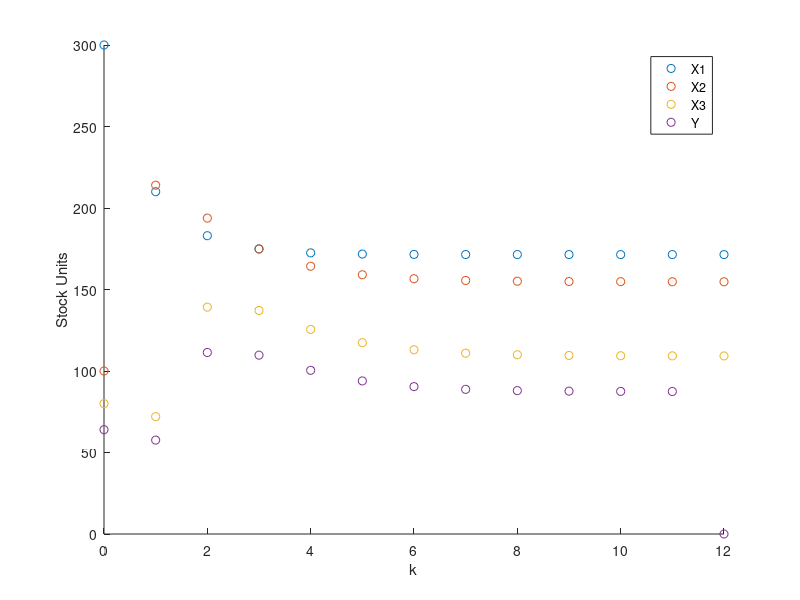

The MATLAB script that drew this image: (Note: this script raises an error after producing the figure.)
%% Model and plot

d1 = 0.1;
d2 = 0.1;
a1 = 0.6;
a2 = 0.6;
b3 = 0.05;
r3 = 0.8;

%initial states
x1_0 = 300;
x2_0 = 100;
x3_0 = 80;

Uk = 120;

A = [   1-a1-d1 0   0;
        a1 1-a2-d2 b3;
        0 a2 1-b3-r3;
    ];

B = [1;
    0;
    0;
    ];

C = [0 0 r3];

X = zeros(3,13);

X(1,1) = x1_0;
X(2,1) = x2_0;
X(3,1) = x3_0;

Y = zeros(1,13);

for k = 1:12
    X(:,k+1) = A*X(:,k) + B*Uk;    
    Y(k) = C*X(:,k);
end

figure
hold on
scatter(linspace(0,12,13),X(1,:))
scatter(linspace(0,12,13),X(2,:))
scatter(linspace(0,12,13),X(3,:))
scatter(linspace(0,12,13),Y)
legend('X1', 'X2', 'X3', 'Y')
xlabel('k')
ylabel('Stock Units')


%% Calculating eigen values of A to test for system stability

eigenValues = eig(A)


%% Test for system controllability

Co = [B A*B A^2*B];
rank_ = rank(Co)

%% Create discrete time system model

sys = ss(A,B,C,0, 1, 'TimeUnit', 'months');

% Check stability
stability = isstable(sys)

% Calculate control matrix
CO = ctrb(A,B)

% Test number of uncontrollable states
unco = length(A) - rank(CO)

